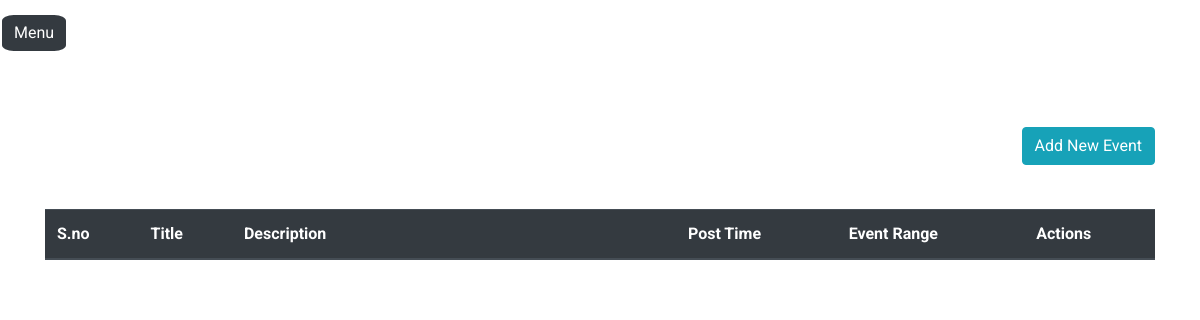
Page /admin/events_admin.php on the earlier database version.
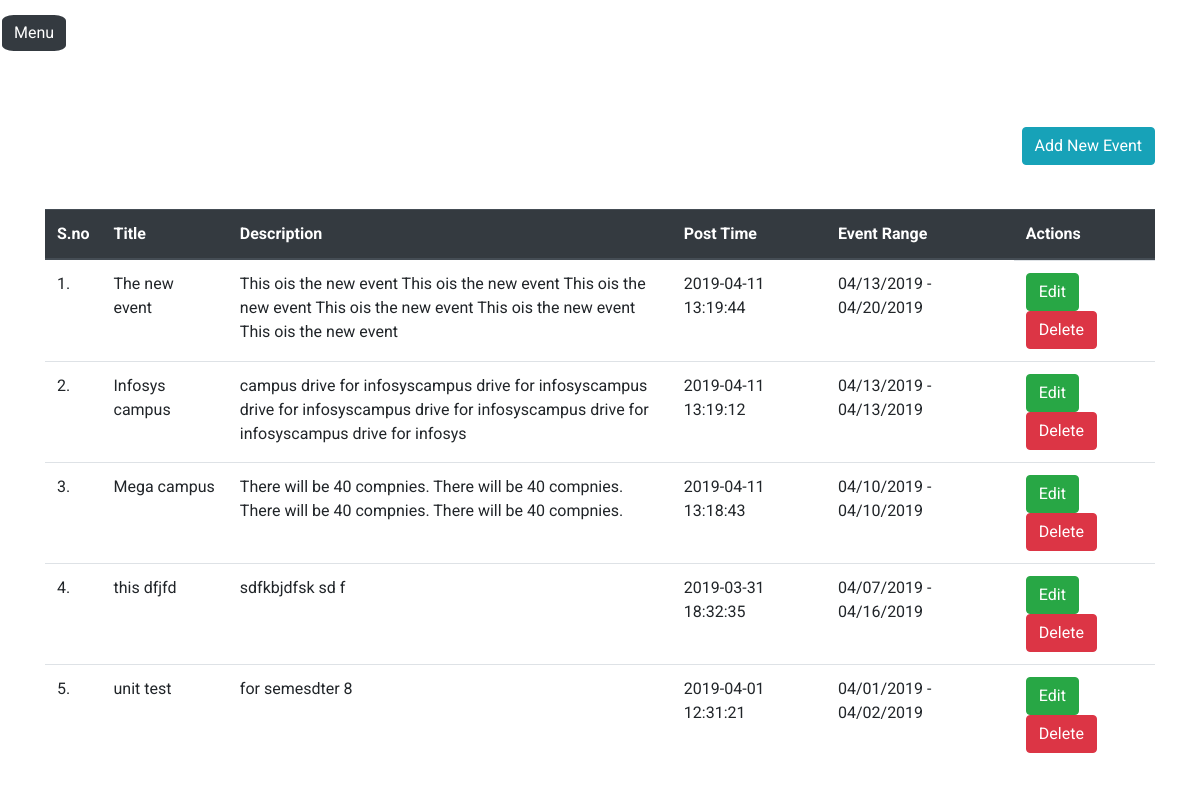
Same page on the later database version.
### tables this page shows
CREATE TABLE `events` (
  `id` int(10) NOT NULL,
  `topic` varchar(100) NOT NULL,
  `details` varchar(1000) NOT NULL,
  `event_range` varchar(50) NOT NULL,
  `post_by` varchar(50) NOT NULL,
  `date_time` datetime NOT NULL DEFAULT CURRENT_TIMESTAMP
);

### lib/functions-php.php (called while the page is built, shortened)
<?php
	function all_events($dbhandle){
		$query = "SELECT * FROM events ORDER BY event_range DESC";
		$result = mysqli_query($dbhandle, $query);
		return $result;
	}
?>

### admin/events_admin.php (the view, shortened to what this page needs)
<?php
  include 'dbconfig/dbconnect.php';
  include '../lib/functions-php.php';
  $events = all_events($dbhandle);
?>
<!DOCTYPE html>
<html>
<head>
		<link href="https://stackpath.bootstrapcdn.com/bootstrap/4.3.1/css/bootstrap.min.css" rel="stylesheet">
		<link rel="stylesheet" href="https://maxcdn.bootstrapcdn.com/font-awesome/4.5.0/css/font-awesome.min.css">
		<link rel="stylesheet" type="text/css" href="../assets/css/sidebar.css">
		<link rel="stylesheet" type="text/css" href="../assets/css/style.css">
      <link rel="stylesheet" type="text/css" href="https://cdn.jsdelivr.net/npm/daterangepicker/daterangepicker.css" />
</head>
<body>
	<?php
	include_once'statics/header.php';
	?>
		 <a href="#menu-toggle" class="btn btn-dark" id="menu-toggle">
        	<span id="menuHide">Menu</span>
   		 </a>
   		 <div class="container">
   		 	<div class="row">
   		 		<div class="col-12">
   		 			<br>
   		 		</div>
   		 	</div>
        <div class="row row-css">
          <div class="col-12 ">
          <button id="add-hide-event" class="btn btn-info pull-right" style="float: right;">Add New Event</button>
          </div>
        </div>
<br>
        <div class="row">
          <div class="col-12">
            <table class="table">
              <thead class="thead-dark">
                <th>S.no</th>
                <th>Title</th>
                <th width="40%">Description</th>
                <th>Post Time</th>
                <th>Event Range</th>
                <th>Actions</th>
              </thead>
              <tbody>
                <?php
                  if ($events){
                      $i=0;
                    while ($row=mysqli_fetch_assoc($events)){
                      $i = $i+1;
                      echo '
                        <tr>
                          <td> '.$i.'.</td>
                          <td>'.$row['topic'].'</td>
                          <td>' . $row['details'] . '</td>
                          <td>' . $row['date_time'] . '</td>
                          <td>' . $row['event_range'] . '</td>
                          <td style="float:left;">
                            <button class="btn btn-success" class="edit-event" value="' . $row['id'] . '" name="edit_event" >Edit</button>
                            <button class="btn btn-danger" class="delete-event" value="' . $row['id'] . '" name="delete_event">Delete</button>
                          </td>
                        </tr>';
                    }
                  }else{
                    echo "<h4>No Events to show.</h4>";
                  }
                ?>
              </tbody>
            </table>
          </div>
        </div>
   		 </div>
</body>
</html>

Differences in the rows shown:
added events: topic "The new event", details "This ois the new event This ois the new event This ois the new event This ois the new event This ois the new event This ois the new event", date_time "2019-04-11 13:19:44", event_range "04/13/2019 - 04/20/2019", $row['id'] 7 (drawn)
added events: topic "Infosys campus", details "campus drive for infosyscampus drive for infosyscampus drive for infosyscampus drive for infosyscampus drive for infosyscampus drive for infosys", date_time "2019-04-11 13:19:12", event_range "04/13/2019 - 04/13/2019", $row['id'] 6 (drawn)
added events: topic "Mega campus", details "There will be 40 compnies. There will be 40 compnies. There will be 40 compnies. There will be 40 compnies.", date_time "2019-04-11 13:18:43", event_range "04/10/2019 - 04/10/2019", $row['id'] 5 (drawn)
added events: topic "this dfjfd", details "sdfkbjdfsk sd f", date_time "2019-03-31 18:32:35", event_range "04/07/2019 - 04/16/2019", $row['id'] 3 (drawn)
added events: topic "unit test", details "for semesdter 8", date_time "2019-04-01 12:31:21", event_range "04/01/2019 - 04/02/2019", $row['id'] 4 (drawn)
